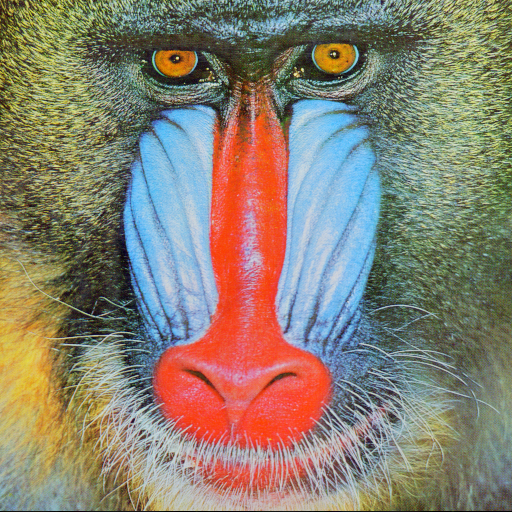
%> input picture 2/data/baboonColor.png, 512 x 512 px
$ octave myMainScript.m   (GNU Octave 9; MATLAB toolbox functions it lacks are replaced by stand-ins)
%> lines starting %> are read from the running program, lines starting %| are printed output that depends on the picture
### 2/code/downscaling.m
function image = downscaling(input, factor)
% https://dsp.stackexchange.com/questions/28208/gaussian-filter-in-terms-of-pixel-radius
    gaussian_kernel = fspecial('gaussian', [3 3], 0.66);
    image = imresize(imfilter(input, gaussian_kernel), 1/factor);
end

### 2/code/contrast_streching.m
function output_image = contrast_streching(image)
    minimum = min(image, [], 'all');
    maximum = max(image, [], 'all');
    output_image = (image - minimum)/(maximum - minimum);
end

### 2/code/myMeanShiftSegmentation.m
function segmented = myMeanShiftSegmentation(image, xy_band, image_band, noOfNearest, iterations)
    [height, width, ~] = size(image);

    x = 1:width;
    y = 1:height;
    image = RGBtoLAB(image);

    % 5-D feature vector
    [X, Y] = meshgrid(x, y);
    feature_vec = reshape(cat(3, cat(3,X,Y), image), height*width, 5);

    totalPixels = height*width;

    bar = waitbar(0, "Progress");
    for i = 1:iterations
        % To get the nearest neighbours
        % https://in.mathworks.com/help/vision/ref/pointcloud.findnearestneighbors.html
        % https://in.mathworks.com/help/stats/classification-using-nearest-neighbors.html#bsehylk
        [neighbour, ~] =  knnsearch(feature_vec,feature_vec,'K',noOfNearest);

         temp_feature_vec = feature_vec;
        for j = 1:totalPixels
            xy_dist = sum((temp_feature_vec(neighbour(j,:), 1:2)-temp_feature_vec(j, 1:2)).^2, 2);
            image_dist = sum((temp_feature_vec(neighbour(j,:), 3:5)-temp_feature_vec(j, 3:5)).^2, 2);
            weights = exp(-(xy_dist./xy_band).^2).*exp(-(image_dist./image_band).^2);

            weights = squeeze(cat(3, weights, weights, weights));
            feature_vec(j, 3:5) = sum(weights.*temp_feature_vec(neighbour(j,:),3:5))./sum(weights);
        end
        waitbar(i/iterations);
    end

    close(bar);
    segmented = LABtoRGB(reshape(feature_vec(:, 3:5), [height, width, 3]));

end

### 2/code/myMainScript.m
%% MyMainScript

tic;
%% Your code here

 % Reading in baboonColor.png
 baboon = im2double(imread('../data/baboonColor.png'));

 % Reading in bird.jpg
 bird = im2double(imread('../data/bird.jpg'));
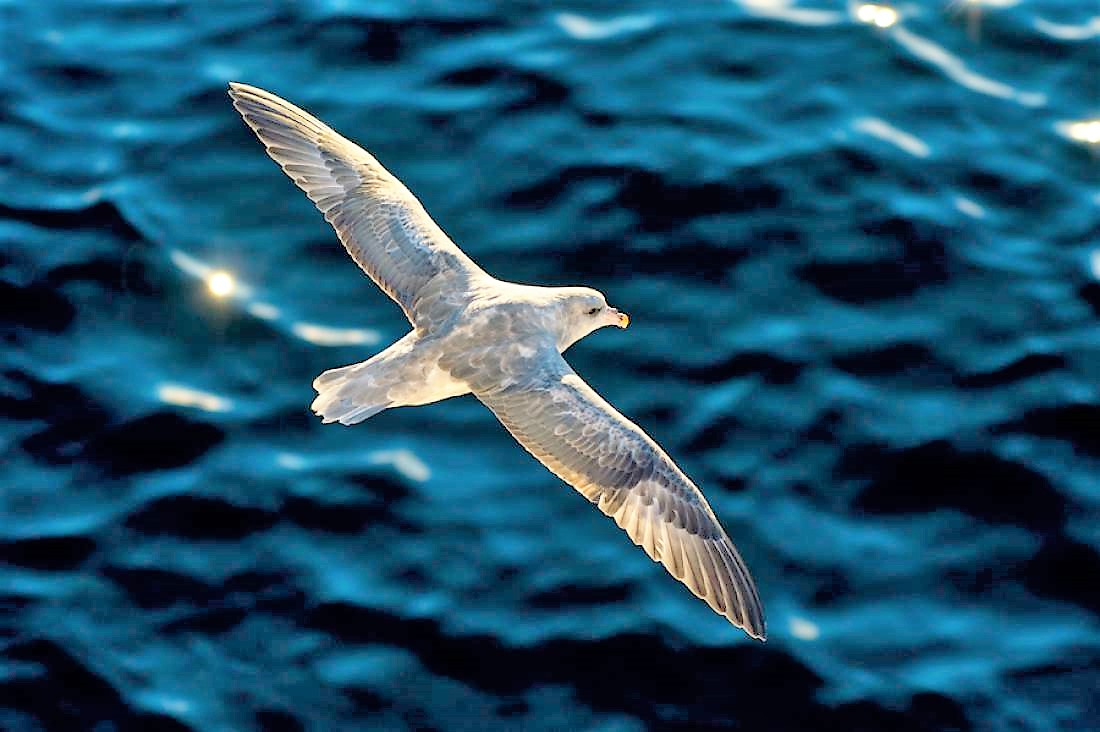
%> input picture 2/data/bird.jpg, 1100 x 732 px

 % Reading in flower.jpg
 flower = im2double(imread('../data/flower.jpg'));
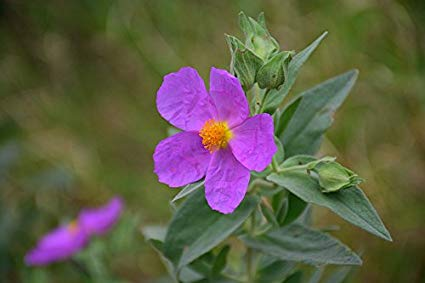
%> input picture 2/data/flower.jpg, 425 x 283 px

 % Setting image for input['bird' , 'flower' , 'baboon']
 input_name = 'flower';

 if strcmp(input_name, 'bird')
     xy_band = 125.0;
     image_band = 250.0;
     noOfNearest = 185;
     iterations = 50;
     input = contrast_streching(downscaling(bird, 2));
 elseif strcmp(input_name, 'flower')
     xy_band = 100.0;
     image_band = 250.0;
     noOfNearest = 170;
     iterations = 50;
     input = contrast_streching(downscaling(flower, 1));
%> in contrast_streching, `minimum = min(image, [], 'all');`: minimum = 0
%> in contrast_streching, `maximum = max(image, [], 'all');`: maximum = 1
 else
     xy_band = 25.0;
     image_band = 250.0;
     noOfNearest = 125;
     iterations = 35;
     input = contrast_streching(downscaling(baboon, 1));
 end

% Running the mean shift algorithm
seg_image = myMeanShiftSegmentation(input, xy_band, image_band, noOfNearest, iterations);
%> the run ends on the next line
